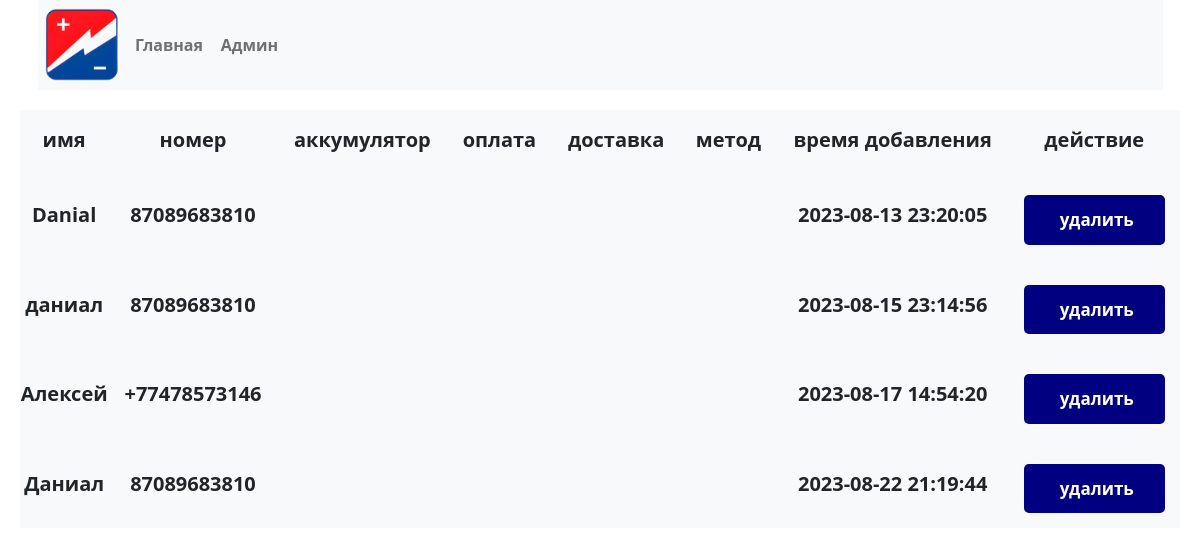
The page /order-admin.php (signed in) on the database its author committed.
### tables this page shows
CREATE TABLE `orders` (
  `id` int(255) NOT NULL AUTO_INCREMENT,
  `name` varchar(255) NOT NULL,
  `phone` varchar(255) NOT NULL,
  `payment` varchar(255) NOT NULL,
  `delivery` varchar(255) NOT NULL,
  `method` varchar(255) NOT NULL,
  `add_date` datetime DEFAULT current_timestamp() ON UPDATE current_timestamp(),
  `battery` varchar(255) NOT NULL,
  PRIMARY KEY (`id`)
);

### order-admin.php (the view, shortened to what this page needs)
<?php
include 'config.php';
?>
<!DOCTYPE html>
<html lang="en">
<head>
    <link rel="stylesheet" href="css/bootstrap.min.css">
    <link rel="stylesheet" href="css/admin.css">
</head>
<body>
    <header class="container">
        <nav class="navbar navbar-expand-lg navbar-light bg-light">
            <div class="container-fluid">
                <a class="navbar-brand" href="https://akk-o.kz/"><img src="images/logo.png" class="logo" alt=""></a>
                <div class="collapse navbar-collapse" id="navbarNavAltMarkup">
                    <div class="navbar-nav">
                        <a class="nav-link" href="https://akk-o.kz/" style="font-size:160%;">Главная</a> &nbsp&nbsp&nbsp
                        <a class="nav-link" style="font-size:160%;" href="admin.php">Админ</a>
                    </div>
                </div>
            </div>
        </nav>
    </header>
    <div class="container3">
        <section class="display-product-table">
            <table>
                <thead>
                    <th>имя</th>
                    <th>номер</th>
                    <th>аккумулятор</th>
                    <th>оплата</th>
                    <th>доставка</th>
                    <th>метод</th>
                    <th>время добавления</th>
                    <th>действие</th>
                </thead>
                <tbody>
                    <?php
                    $select_messages = mysqli_query($con, "SELECT * FROM `orders`");
                    if(mysqli_num_rows($select_messages) > 0){
                        while($row = mysqli_fetch_assoc($select_messages)){
                    ?>
                    <tr>
                        <td><?php echo $row['name']; ?></td>
                        <td><?php echo $row['phone']; ?></td>
                        <td><?php echo $row['battery']; ?></td>
                        <td><?php echo $row['payment']; ?></td>
                        <td><?php echo $row['delivery']; ?></td>
                        <td><?php echo $row['method']; ?></td>
                        <td><?php echo $row['add_date']; ?></td>
                        <td>
                            <a href="order-admin.php?delete=<?php echo $row['id']; ?>" class="delete-btn" onclick="return confirm('вы точно хотите это удалить?');"> <i class="fas fa-trash"></i> удалить </a>
                        </td>
                    </tr>
                    <?php
                    };
                }
                ?>
                </tbody>
            </table>
        </section>
    </div>
</body>
</html>

### css/admin.css (style rules this page uses)
* { font-family: 'Open Sans', sans-serif; font-weight: bold; margin:0; padding:0; box-sizing: border-box; outline: none; border:none; text-decoration: none; }
html { overflow-x: hidden; font-size: 62.5%; }
.logo { width: 75px; border-radius: 11%; }
.container3 { max-width: 1200px; margin: 0 auto; }
section { padding:2rem; }
.btn, .delete-btn { background-color: #000080; color: white; display: block; width: 100%; text-align: center; font-size: 1.7rem; padding:1.2rem 3rem; border-radius: .5rem; cursor: pointer; margin-top: 1rem; text-decoration: none; }
.delete-btn i { padding-right: .5rem; }
.display-product-table table { width: 100%; text-align: center; background-color: #f8f9fa; }
.display-product-table table thead th { padding:1.5rem; font-size: 2rem; background-color: var(--black); color:var(--white); }
.display-product-table table td { padding:1.5rem; font-size: 2rem; color:var(--black); }
.display-product-table table td:first-child { padding:0; }
.display-product-table table tr:nth-child(even) { background-color: var(--bg-color); }

### rows shown on the page
orders: name "Danial", phone "87089683810", add_date "2023-08-13 23:20:05"
orders: name "даниал", phone "87089683810", add_date "2023-08-15 23:14:56"
orders: name "Алексей", phone "+77478573146", add_date "2023-08-17 14:54:20"
orders: name "Даниал", phone "87089683810", add_date "2023-08-22 21:19:44"
